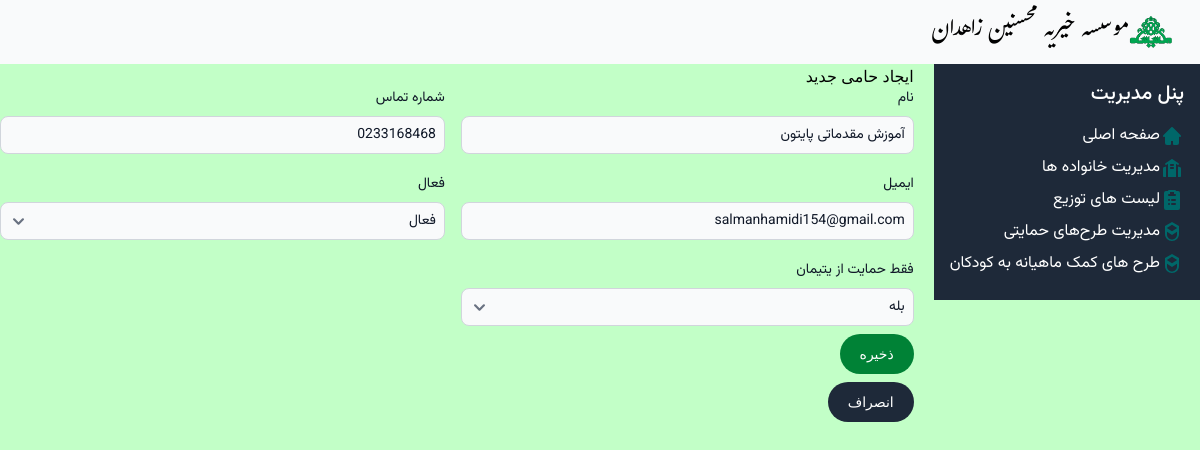
Screenshot of /supporter/1/update/ with the database file from the repository.
### Mohsenin/models.py (models this page shows, shortened)
class Supporter(models.Model):
    name = models.CharField('نام', max_length=50)
    contact_number = models.CharField('شماره تماس', max_length=15, blank=True, null=True)
    email = models.EmailField('ایمیل', blank=True, null=True)
    is_active = models.BooleanField('فعال', default=True, choices=ACTIVATION_CHOICE)
    supports_orphans_only = models.BooleanField('فقط حمایت از یتیمان', default=True, choices=YES_NO_CHOICE)

### Mohsenin/Views/supportviews.py (the view, shortened to what this page needs)
# urls.py: path('supporter/<int:pk>/update/', supportviews.SupporterUpdateView.as_view(), name='supporter-update'),
class SupporterUpdateView(generic.UpdateView):
    model = Supporter
    form_class = SupporterForm
    template_name = 'Support/Supporter_form.html'
    success_url = reverse_lazy('supporter-list')

### Mohsenin/forms.py
class SupporterForm(forms.ModelForm):
    class Meta:
        model = Supporter
        fields = "__all__"

### Mohsenin/templatetags/form_filters.py (called while the page is built)
@register.filter
def add_class(field, css_class):
    field.field.widget.attrs['class'] = css_class
    return field

### Mohsenin/templates/Support/supporter_form.html (shortened to what this page needs)
{% extends "base.html" %}
{% load form_filters %}
{% block content %}
<h1>{% if supporter %}
ایجاد
{% else %}
ویرایش
{% endif %} حامی جدید</h1>
<form method="post">
<div class="flex">
    <div class="relative z-0 w-full mb-2 group pl-4">
        <label for="{{ form.name.id_for_label }}" class="block mb-2 vazir-normal text-sm font-medium text-gray-900" >{{ form.name.label }}</label>
        {{ form.name|add_class:'bg-gray-50 border border-gray-300 text-gray-900 vazir-normal text-sm rounded-lg focus:ring-blue-500 focus:border-blue-500 block w-full p-2'}}
    </div>
    <div class="relative z-0 w-full mb-2 group pr-4">
        <label for="{{ form.contact_number.id_for_label }}" class="block mb-2 vazir-normal text-sm font-medium text-gray-900" >{{ form.contact_number.label }}</label>
        {{ form.contact_number|add_class:'bg-gray-50 border border-gray-300 text-gray-900 vazir-normal text-sm rounded-lg focus:ring-blue-500 focus:border-blue-500 block w-full p-2'}}
    </div>
</div>
<div class="flex pt-3">
    <div class="relative z-0 w-full mb-2 group pl-4">
        <label for="{{ form.email.id_for_label }}" class="block mb-2 vazir-normal text-sm font-medium text-gray-900" >{{ form.email.label }}</label>
        {{ form.email|add_class:'bg-gray-50 border border-gray-300 text-gray-900 vazir-normal text-sm rounded-lg focus:ring-blue-500 focus:border-blue-500 block w-full p-2'}}
    </div>
    <div class="relative z-0 w-full mb-2 group pr-4">
        <label for="{{ form.is_active.id_for_label }}" class="block mb-2 vazir-normal text-sm font-medium text-gray-900" >{{ form.is_active.label }}</label>
        {{ form.is_active|add_class:'bg-gray-50 border border-gray-300 text-gray-900 vazir-normal text-sm rounded-lg focus:ring-blue-500 focus:border-blue-500 block w-full p-2'}}
    </div>
</div>
<div class="flex pt-3">
    <div class="relative z-0 w-full mb-2 group pl-4">
        <label for="{{ form.supports_orphans_only.id_for_label }}" class="block mb-2 vazir-normal text-sm font-medium text-gray-900" >{{ form.supports_orphans_only.label }}</label>
        {{ form.supports_orphans_only|add_class:'bg-gray-50 border border-gray-300 text-gray-900 vazir-normal text-sm rounded-lg focus:ring-blue-500 focus:border-blue-500 block w-full p-2'}}
    </div>
    <div class="relative z-0 w-full mb-2 group pr-4">
    </div>
</div>
    <button type="submit" class="text-white bg-green-700 hover:bg-green-800 focus:outline-none focus:ring-4 focus:ring-green-300 font-medium rounded-full text-sm px-5 py-2.5 text-center me-2 mb-2 ">ذخیره</button>
</form>
<a href="{% url 'supporter-list' %}"><button type="button" class="text-white bg-gray-800 hover:bg-gray-900 focus:outline-none focus:ring-4 focus:ring-gray-300 font-medium rounded-full text-sm px-5 py-2.5 me-2 mb-2 ">انصراف</button></a>
{% endblock content%}

### static/css/style.css (style rules this page uses)
body { -webkit-print-color-adjust:exact !important; print-color-adjust:exact !important; background: #C2FFC7; }

### rows the page displays
Supporter: name "آموزش مقدماتی پایتون", contact_number "0233168468", email "salmanhamidi154@gmail.com", is_active "فعال", supports_orphans_only "بله"
